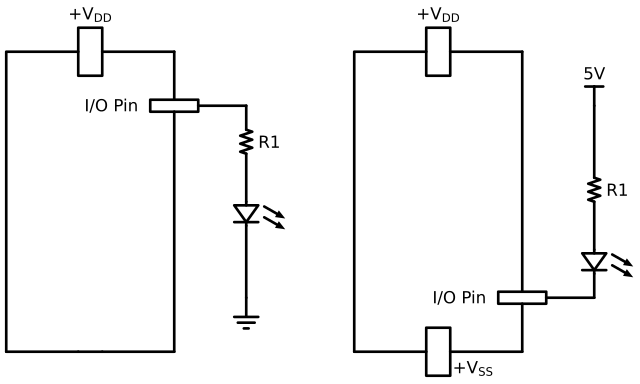

Source code (Python):
import schemdraw
from schemdraw import dsp, logic
from schemdraw import elements as elem

with schemdraw.Drawing() as d:
    d.config(unit=0.5)

    # ==========================================
    # [1] 첫 번째 그림 (Current Sourcing)
    # ==========================================

    VDD = (
        dsp.Square()
        .scalex(d.unit)
        .scaley(d.unit * 2)
        .label(
            r"$+\text{V}_\text{DD}$",
            "top",
            ofst=(0, d.unit * 0.2),
            fontsize=d.unit * 25,
        )
    )

    logic.Line().right(d.unit * 3).at(VDD.E)
    logic.Line().down(d.unit * 2)

    IO = (
        dsp.Square()
        .scalex(d.unit * 0.5)
        .scaley(d.unit * 2)
        .label("I/O Pin", "top", ofst=(0, -d.unit * 0.5), fontsize=d.unit * 25)
    )

    logic.Line().down(d.unit * 10)
    logic.Line().left(d.unit * 3)
    logic.Line().left(d.unit)
    logic.Line().left(d.unit * 3)

    logic.Wire("|-").to(VDD.W)

    logic.Line().right(d.unit * 2).at(IO.N)
    logic.Line().down()
    elem.Resistor().scale(d.unit).label(
        "R1", "bottom", ofst=(0, d.unit * 0.5), fontsize=d.unit * 25
    )
    logic.Line().down(d.unit * 2)
    elem.LED()
    logic.Line().down(d.unit * 3)
    elem.Ground()

    # ==========================================
    # [2] 두 번째 그림 (Current Sinking)
    # ==========================================

    VDD = (
        dsp.Square()
        .scalex(d.unit * 2)
        .scaley(d.unit)
        .at((d.unit * 15, d.unit))
        .label(
            r"$+\text{V}_\text{DD}$",
            "right",
            ofst=(-d.unit * 0.2, 0),
            fontsize=d.unit * 25,
        )
    )

    logic.Line().right(d.unit * 3).at(VDD.N)
    logic.Line().down(d.unit * 10)

    IO = (
        dsp.Square()
        .scalex(d.unit * 0.5)
        .scaley(d.unit * 2)
        .label("I/O Pin", "top", ofst=(0, -d.unit * 0.5), fontsize=d.unit * 25)
    )

    logic.Line().down(d.unit * 2)
    logic.Line().left(d.unit * 3)

    VSS = (
        dsp.Square()
        .scaley(d.unit * 2)
        .scalex(d.unit)
        .label(
            r"$+\text{V}_\text{SS}$",
            "right",
            ofst=(-d.unit * 0.2, d.unit * 0.7),
            fontsize=d.unit * 25,
        )
    )

    logic.Line().left(d.unit * 3)

    logic.Wire("|-").to(VDD.S)

    logic.Line().right(d.unit * 2).at(IO.N)
    logic.Line().up()
    elem.LED().reverse().flip()
    logic.Line().up(d.unit * 2)
    elem.Resistor().scale(d.unit).label(
        "R1", "bottom", ofst=(0, -d.unit * 0.5), fontsize=d.unit * 25
    )
    logic.Line().up(d.unit * 3)
    elem.Vdd().label("5V", fontsize=d.unit * 25)

    image_bytes = d.get_imagedata("svg")

with open("current-sourcing-sinking.svg", "wb") as f:
    f.write(image_bytes)
